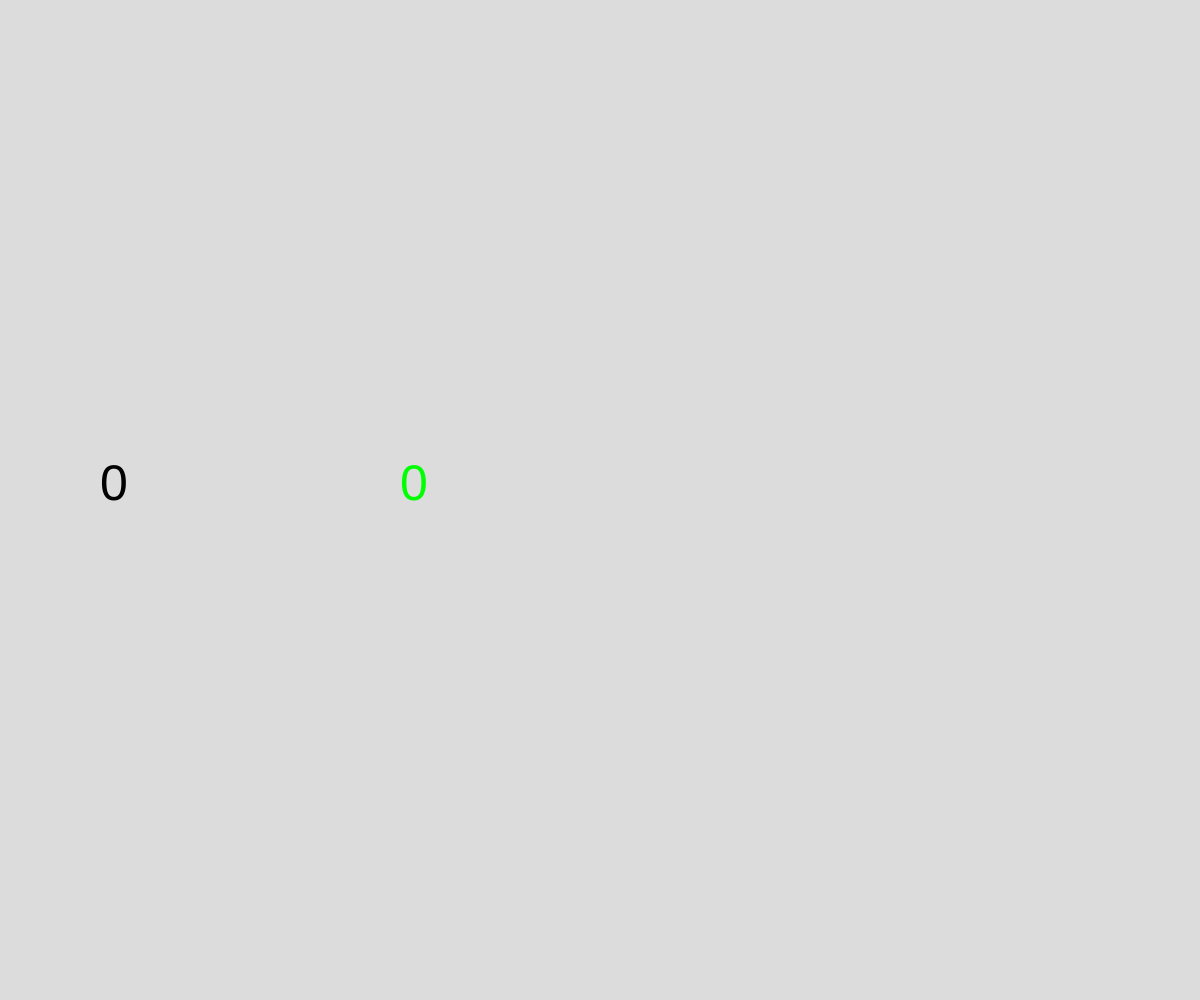
Frame 1 (no input)
Frame 60 (no input): identical to frame 1, image omitted
Frame 120 (the mouse pressed at the canvas centre since frame 60): blank canvas, image omitted

The p5.js sketch that drew this single still picture (run headless with seeded random() and noise() and a simulated clock; from frame 60 on, the mouse is pressed at the canvas centre):

// p5.js sketch
// ── sketch.js
// LocalStorage Demo

let numberOfClicks = 0;
let highestClick = 0;

function setup() {
  createCanvas(windowWidth, windowHeight);
  if (getItem("highest")){

    highestClick = getItem("highest");
  }
}

function draw() {
  background(220);
  displayClicks();
  displayHighest();
}


function mousePressed(){
  numberOfClicks++;
  if (numberOfClicks > highestClick){
    highestClick = numberOfClicks;
    storeItem("highest", highestClick);
  }
}

function displayClicks(){
  fill(0);
  textSize(50);
  text(numberOfClicks, 100, height/2);
}

function displayHighest(){
  fill(0, 255, 0);
  textSize(50);
  text(highestClick, 400, height/2);
}
